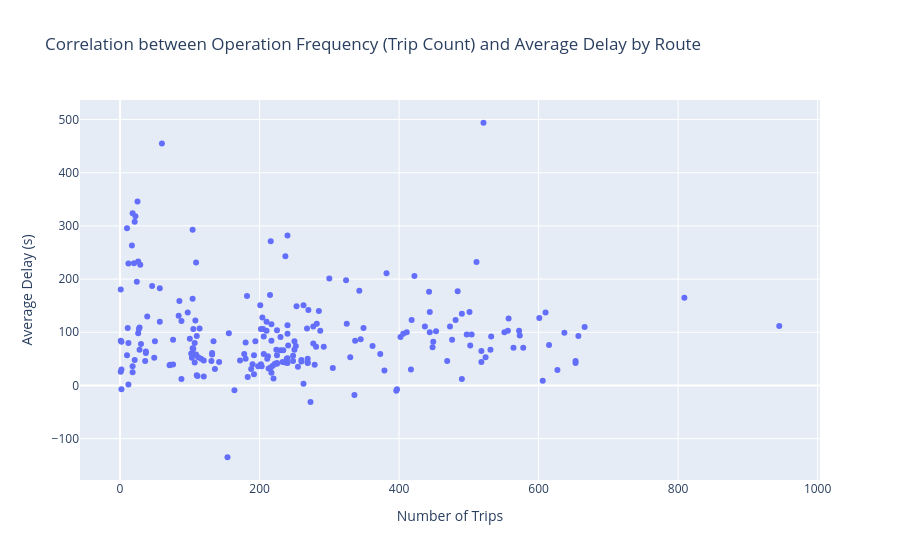

The code cell stored with this chart in its notebook:
### Markdown cell above
運行本数がバンクーバー中心部に集中しているのに対し、遅延は郊外路線で顕著です。特にBridgeport Station発の路線がワースト10路線のうち4つを占めています。
また、地図上の可視化から、Route 503を除く上位の遅延路線のほぼ全てが、橋梁による渡河を含むルートであることが確認できます（ボトルネックの可能性）。

### Code cell
route_stats = base_df_filtered.groupby('route_id').agg({
    'trip_id': 'nunique',
    'arrival_delay': 'median'
}).reset_index()

route_stats.columns = ['route_id', 'trip_count', 'avg_delay']

routes_df = pd.read_csv(const.ROUTES_TXT, dtype={'route_id': str})
route_stats = route_stats.merge(routes_df[['route_id', 'route_short_name', 'route_long_name']], on='route_id', how='left')

correlation = route_stats['trip_count'].corr(route_stats['avg_delay'])
fig = px.scatter(
    route_stats,
    x='trip_count',
    y='avg_delay',
    hover_data=['route_short_name', 'route_long_name'],
    title=f'Correlation between Operation Frequency (Trip Count) and Average Delay by Route (Correlation: {correlation:.3f})',
    labels={'trip_count': 'Number of Trips', 'avg_delay': 'Average Delay (seconds)'}
)

fig.update_layout(
    xaxis_title="Number of Trips",
    yaxis_title="Average Delay (s)"
)

fig.show()

### Figure 1 — Plotly figure (JSON) as saved in the notebook; plotly's stock layout.template omitted (floating-point values rounded to 4 significant figures; data arrays with more than 128 entries replaced by an {"elided": "..."} marker saying what was removed)
{"data": [{"customdata": {"elided": "222x2 str values"}, "hovertemplate": "Number of Trips=%{x}<br>Average Delay (seconds)=%{y}<br>route_short_name=%{customdata[0]}<br>route_long_name=%{customdata[1]}<extra></extra>", "legendgroup": "", "marker": {"color": "#636efa", "symbol": "circle"}, "mode": "markers", "name": "", "orientation": "v", "showlegend": false, "type": "scatter", "x": {"elided": "222 int values"}, "xaxis": "x", "y": {"elided": "222 float values"}, "yaxis": "y"}], "layout": {"legend": {"tracegroupgap": 0}, "title": {"text": "Correlation between Operation Frequency (Trip Count) and Average Delay by Route"}, "xaxis": {"anchor": "y", "domain": [0, 1], "title": {"text": "Number of Trips"}}, "yaxis": {"anchor": "x", "domain": [0, 1], "title": {"text": "Average Delay (s)"}}}}
